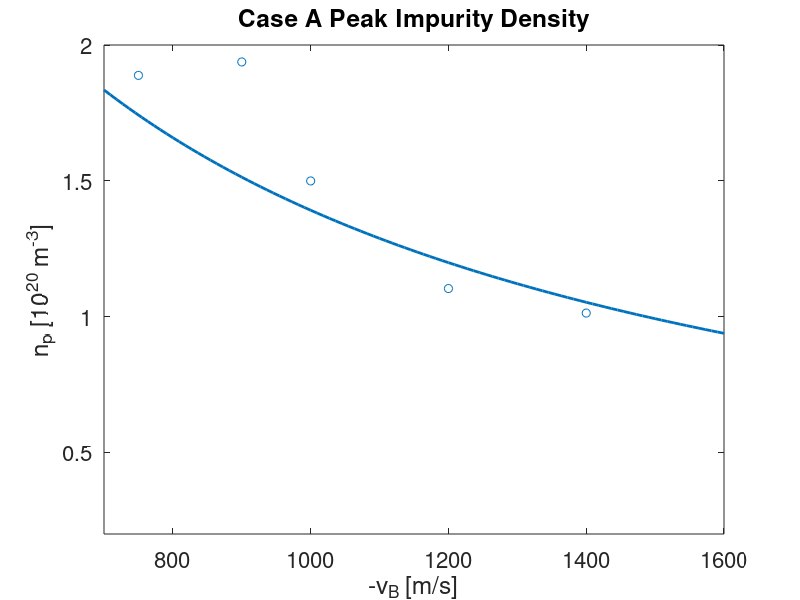

Here is the MATLAB script that generated this plot:
clear all
close all

vB = linspace(700,1600);
np = 1.73e23./(243+vB);

figure(1)
plot(vB,np./1e20,'lineWidth',2)
title('Case A Peak Impurity Density')
xlabel('-v_B [m/s]')
ylabel('n_p [10^{20} m^{-3}]')
axis([700 1600 0.2 2])
set(gca,'fontsize',16)

vGITR = [750 900 1000 1200 1400];
nGITR = 1e-4*[18882 19377 14996 11035 10133];
hold on
scatter(vGITR,nGITR)
